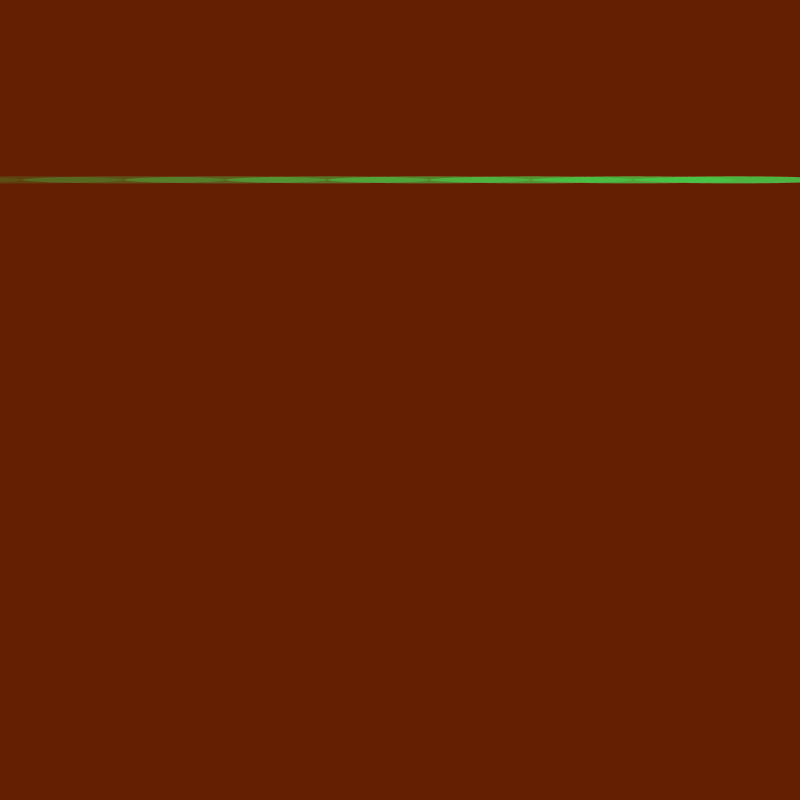
Frame 1 (no input)
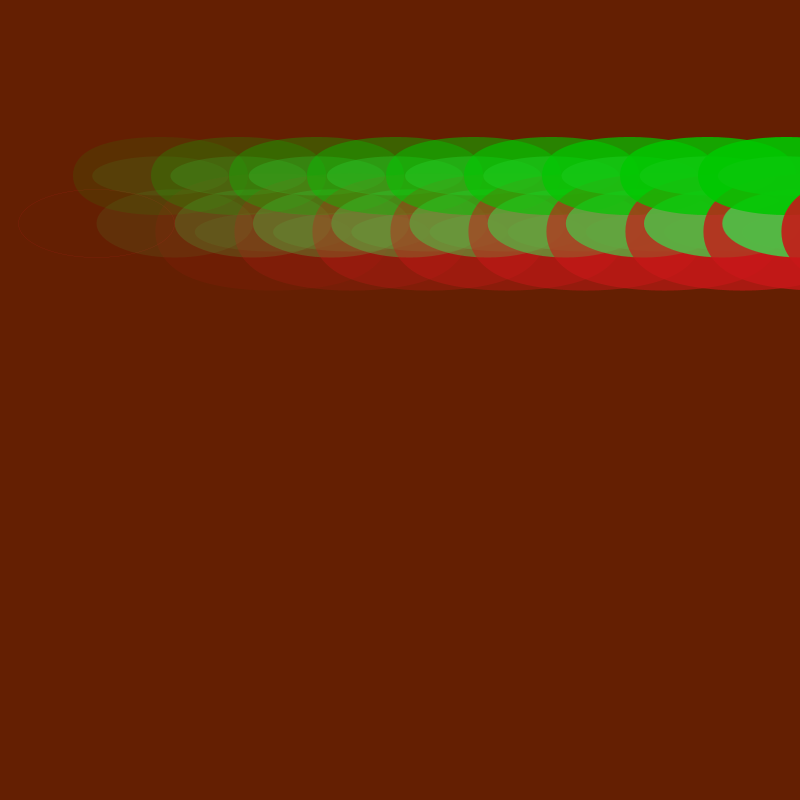
Frame 60 (the mouse pressed at the canvas centre just before this capture)
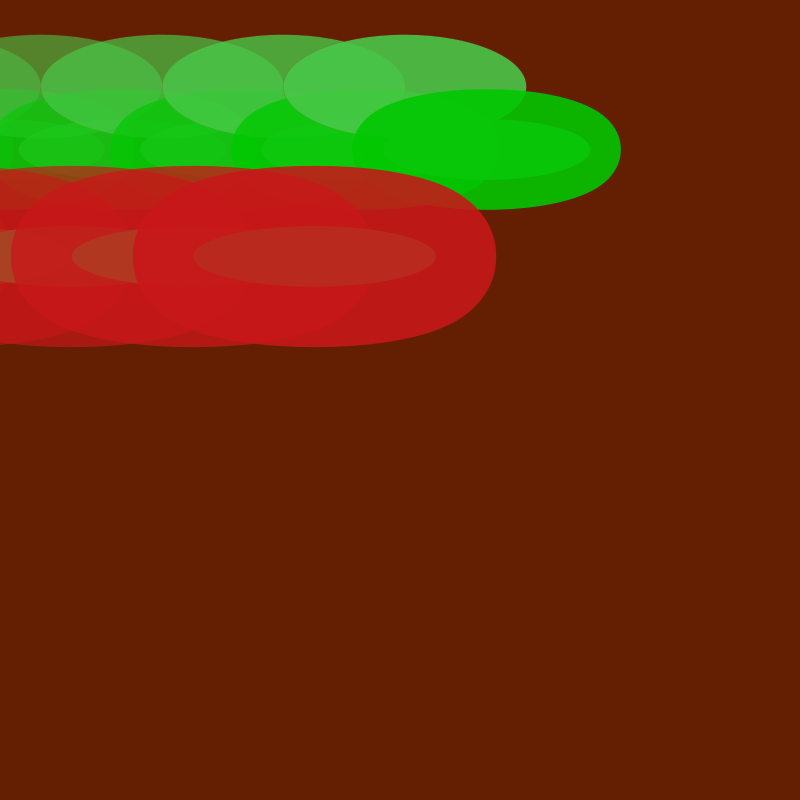
Frame 120 (the mouse held since frame 60 and released just before this capture)

The Processing sketch that drew these frames (run headless with seeded random() and noise(); from frame 60 on, the mouse is pressed at the canvas centre):

// Processing sketch: Davidsketch_240307aloop7
// ── Davidsketch_240307aloop7.pde
//code runs at start
void setup() {
  //set size to 800,800
  size(800, 800);
}
//variable for animating
float step = 0;
//code runs everyframe
void draw() {
  //incrment step by 0.07
  step +=0.07;
  //set background to dark red
  background(100, 31, 2);
  //set scale to be multiplied by sine usig step to slightly zoom in and out
  scale(0.5+0.125*sin(step));
  //tanslate to thes position using mapping
  translate(map(sin(step), -1, 1, 0, -1600), map(sin(step), -1, 1, 0, -100));
  //make a bunch of elipsses going to different position based on the wave i used and amplituted and period
  for (int i = 0; i<10; i++) {
    strokeWeight(0);
    fill(73, 200, 73, i*25);
    ellipse(i*200+400+100*cos(step/2), 400+100*tan(step), 400, sin(step)*200);
    strokeWeight(100);
    stroke(0, 200, 0, i*25);
    ellipse(i*200+400+100*sin(step), 400+100*1/tan(step), sin(step)*400, 100);
    strokeWeight(200);
    stroke(200, 23, 24, i*25);
    ellipse(i*200+400+100*1/cos(step/4), 400+100*1/sin(step/8), 400, 100);
  }
  //if step is greater than > TAU*8.0 set step to 0
  if (step>TAU*8.0) {
    // noLoop();
    step = 0;
  }
}
